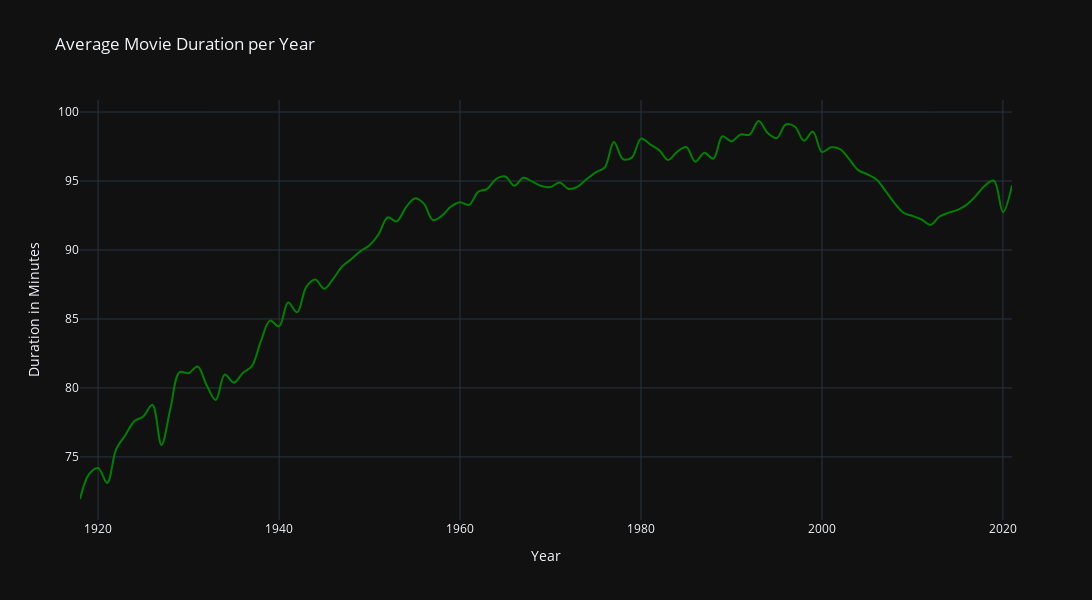

The cell this chart's notebook holds for it:
### Code cell
# We can now plot the results using plotly

fig = go.Figure()

fig.add_trace(go.Scatter(
  x=runtime_final['startYear'],
  y=runtime_final['Average'],
  line_shape='spline',
  line_color='green',
  name='Average'
))

fig.update_layout(
        width=1300,
        height=600,
        template='plotly_dark',
        title='Average Movie Duration per Year',
        xaxis_title='Year',
        yaxis_title='Duration in Minutes'
    )

fig.show()
